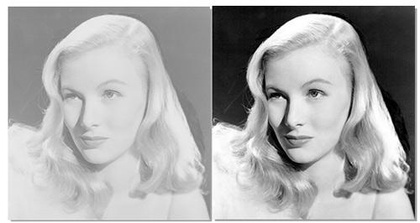
%> input picture code/timg.jpg, 420 x 223 px, shrunk from 500 x 266 before the run
$ octave ImageEqualization.m   (GNU Octave 9; MATLAB toolbox functions it lacks are replaced by stand-ins)
%> lines starting %> are read from the running program, lines starting %| are printed output that depends on the picture
%% 直方图均衡
f = imread('timg.jpg');
%> f is the input picture: size 223x420x3 uint8; min 0, max 255, mean 170.9
g = f(:, :, 1:1);
[row, col] = size(g);
%> row = 223; col = 420
g = g(10:row-5, 30:col/2);
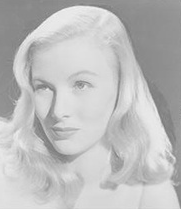
%> g: size 209x181 uint8; min 118, max 245, mean 188.7

subplot(1, 2, 1);
imshow(g);

%% counter the number of each pixel
[row, col] = size(g);
%> row = 209; col = 181
buket = [1:1:256];
for i=1:1:256
    buket(i) = 0;
end
for i=1:1:row
    for j=1:1:col
        buket(g(i, j))=buket(g(i, j))+1;
    end
end
%> after the loop, buket = 256 values, max 1180 at index 216, min 0 at index 1, mean 147.8

%% get the T(r)
tmp = 0;
total = row*col;
%> total = 37829
value = [1:1:256];
for i=1:1:256
    tmp = tmp+buket(i);
    value(i) = round(tmp*255/total);
end
%> after the loop, tmp = 37829; value = 256 values from 0 to 255

%% mapping
s = g;
for i=1:1:row
    for j=1:1:col
        s(i, j)=value(s(i, j));
    end
end
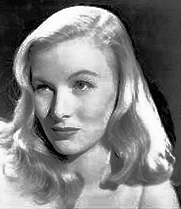
%> s: size 209x181 uint8; min 0, max 255, mean 129.4
subplot(1, 2, 2);
imshow(s);
